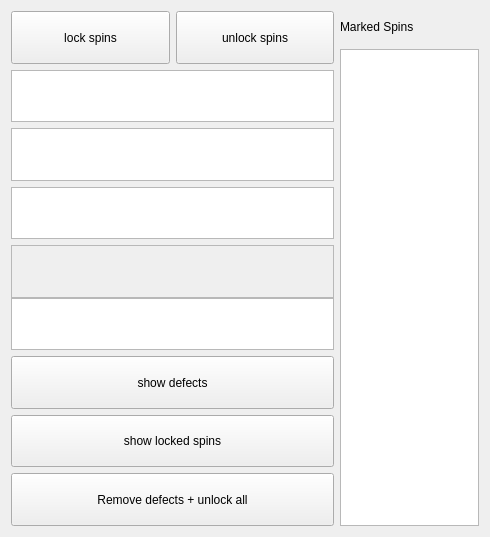
<?xml version="1.0" encoding="UTF-8"?>
<ui version="4.0">
 <class>MarkedSpinsRequestWindow</class>
 <widget class="QWidget" name="MarkedSpinsRequestWindow">
  <property name="geometry">
   <rect>
    <x>0</x>
    <y>0</y>
    <width>490</width>
    <height>537</height>
   </rect>
  </property>
  <property name="windowTitle">
   <string>MarkedSpinsRequestWindow</string>
  </property>
  <layout class="QGridLayout" name="gridLayout">
   <item row="0" column="0">
    <layout class="QHBoxLayout" name="horizontalLayout_2" stretch="7,3">
     <item>
      <layout class="QVBoxLayout" name="verticalLayout" stretch="1,1,1,1,2,1,1,1">
       <property name="bottomMargin">
        <number>0</number>
       </property>
       <item>
        <layout class="QHBoxLayout" name="horizontalLayout">
         <item>
          <widget class="QPushButton" name="pushButton_lock">
           <property name="sizePolicy">
            <sizepolicy hsizetype="Ignored" vsizetype="Ignored">
             <horstretch>0</horstretch>
             <verstretch>0</verstretch>
            </sizepolicy>
           </property>
           <property name="text">
            <string>lock spins</string>
           </property>
          </widget>
         </item>
         <item>
          <widget class="QPushButton" name="pushButton_unlock">
           <property name="sizePolicy">
            <sizepolicy hsizetype="Ignored" vsizetype="Ignored">
             <horstretch>0</horstretch>
             <verstretch>0</verstretch>
            </sizepolicy>
           </property>
           <property name="text">
            <string>unlock spins</string>
           </property>
          </widget>
         </item>
        </layout>
       </item>
       <item>
        <widget class="CustomTableWidget" name="tableWidget_direction">
         <property name="sizePolicy">
          <sizepolicy hsizetype="Ignored" vsizetype="Ignored">
           <horstretch>0</horstretch>
           <verstretch>0</verstretch>
          </sizepolicy>
         </property>
        </widget>
       </item>
       <item>
        <widget class="CustomTableWidget" name="tableWidget_JDefect">
         <property name="sizePolicy">
          <sizepolicy hsizetype="Ignored" vsizetype="Ignored">
           <horstretch>0</horstretch>
           <verstretch>0</verstretch>
          </sizepolicy>
         </property>
        </widget>
       </item>
       <item>
        <widget class="CustomTableWidget" name="tableWidget_DDefect">
         <property name="sizePolicy">
          <sizepolicy hsizetype="Ignored" vsizetype="Ignored">
           <horstretch>0</horstretch>
           <verstretch>0</verstretch>
          </sizepolicy>
         </property>
        </widget>
       </item>
       <item>
        <layout class="QVBoxLayout" name="verticalLayout_2">
         <property name="spacing">
          <number>0</number>
         </property>
         <item>
          <widget class="QTextEdit" name="textEdit_KDefect">
           <property name="enabled">
            <bool>false</bool>
           </property>
           <property name="sizePolicy">
            <sizepolicy hsizetype="Ignored" vsizetype="Ignored">
             <horstretch>0</horstretch>
             <verstretch>0</verstretch>
            </sizepolicy>
           </property>
          </widget>
         </item>
         <item>
          <widget class="CustomTableWidget" name="tableWidget_KDefect">
           <property name="sizePolicy">
            <sizepolicy hsizetype="Ignored" vsizetype="Ignored">
             <horstretch>0</horstretch>
             <verstretch>0</verstretch>
            </sizepolicy>
           </property>
          </widget>
         </item>
        </layout>
       </item>
       <item>
        <widget class="QPushButton" name="pushButton_showDefects">
         <property name="sizePolicy">
          <sizepolicy hsizetype="Ignored" vsizetype="Ignored">
           <horstretch>0</horstretch>
           <verstretch>0</verstretch>
          </sizepolicy>
         </property>
         <property name="text">
          <string>show defects</string>
         </property>
        </widget>
       </item>
       <item>
        <widget class="QPushButton" name="pushButton_showLockedSpins">
         <property name="sizePolicy">
          <sizepolicy hsizetype="Ignored" vsizetype="Ignored">
           <horstretch>0</horstretch>
           <verstretch>0</verstretch>
          </sizepolicy>
         </property>
         <property name="text">
          <string>show locked spins</string>
         </property>
        </widget>
       </item>
       <item>
        <widget class="QPushButton" name="pushButton_undo">
         <property name="sizePolicy">
          <sizepolicy hsizetype="Ignored" vsizetype="Ignored">
           <horstretch>0</horstretch>
           <verstretch>0</verstretch>
          </sizepolicy>
         </property>
         <property name="text">
          <string>Remove defects + unlock all</string>
         </property>
        </widget>
       </item>
      </layout>
     </item>
     <item>
      <layout class="QVBoxLayout" name="verticalLayout_3" stretch="1,15">
       <item>
        <widget class="QLabel" name="label">
         <property name="text">
          <string>Marked Spins</string>
         </property>
        </widget>
       </item>
       <item>
        <widget class="QListView" name="listView_indexes">
         <property name="sizePolicy">
          <sizepolicy hsizetype="Ignored" vsizetype="Ignored">
           <horstretch>0</horstretch>
           <verstretch>0</verstretch>
          </sizepolicy>
         </property>
        </widget>
       </item>
      </layout>
     </item>
    </layout>
   </item>
  </layout>
 </widget>
 <layoutdefault spacing="6" margin="11"/>
 <customwidgets>
  <customwidget>
   <class>CustomTableWidget</class>
   <extends>QTableWidget</extends>
   <header>CustomTableWidget.h</header>
  </customwidget>
 </customwidgets>
 <resources/>
 <connections/>
</ui>
